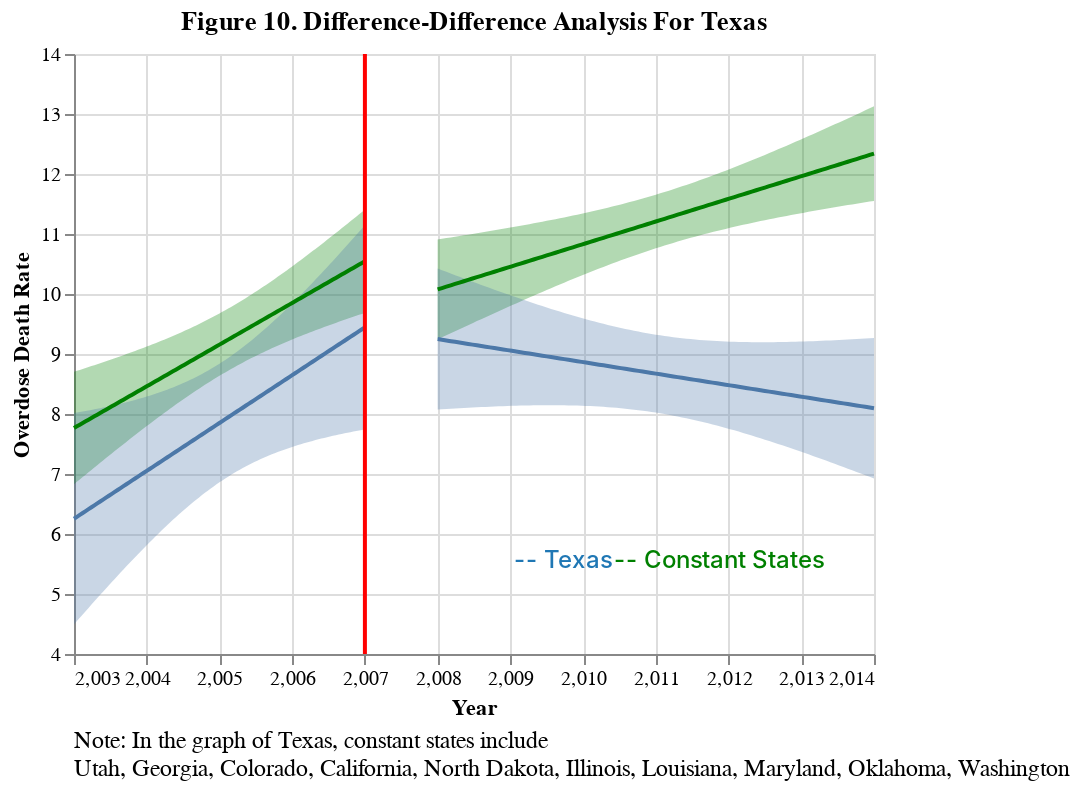

The notebook cell this image was saved under:
### Code cell
xvar= "year"
yvar="death_rate"
analysis = "Figure 10. Difference-Difference Analysis For Texas"
target = "Overdose Death Rate"
state = "Texas"
constant_states = "Utah, Georgia, Colorado, California, North Dakota, Illinois, Louisiana, Maryland, Oklahoma, Washington"
chart = diff_diff(death_df, yvar, xvar, 2007, analysis, target, state, constant_states, alpha=0.05)
chart

### Figure 1 — Vega-Lite specification as saved in the notebook (floating-point values rounded to 4 significant figures)
{"config": {"view": {"continuousWidth": 400, "continuousHeight": 300}}, "layer": [{"data": {"name": "data-66c98543f727997f9002bf0cca2355d4"}, "mark": {"type": "errorband", "color": "green"}, "encoding": {"x": {"field": "year", "type": "quantitative"}, "y": {"axis": {"title": "Overdose Death Rate"}, "field": "ci_low", "type": "quantitative"}, "y2": {"field": "ci_high"}}}, {"data": {"name": "data-9f745747364b121e900537ab2bff08d6"}, "mark": {"type": "errorband", "color": "green"}, "encoding": {"x": {"field": "year", "type": "quantitative"}, "y": {"axis": {"title": "Overdose Death Rate"}, "field": "ci_low", "type": "quantitative"}, "y2": {"field": "ci_high"}}}, {"data": {"name": "data-a65b6a53d240c9ed2c9a8b20940c8019"}, "mark": "errorband", "encoding": {"x": {"field": "year", "type": "quantitative"}, "y": {"axis": {"title": "Overdose Death Rate"}, "field": "ci_low", "type": "quantitative"}, "y2": {"field": "ci_high"}}}, {"data": {"name": "data-1a548a3b24ed98e3fd355acd2255c828"}, "mark": "errorband", "encoding": {"x": {"field": "year", "type": "quantitative"}, "y": {"axis": {"title": "Overdose Death Rate"}, "field": "ci_low", "type": "quantitative"}, "y2": {"field": "ci_high"}}}, {"data": {"name": "data-66c98543f727997f9002bf0cca2355d4"}, "mark": {"type": "line", "color": "green"}, "encoding": {"x": {"field": "year", "type": "quantitative"}, "y": {"field": "death_rate", "scale": {"zero": false}, "type": "quantitative"}}}, {"data": {"name": "data-a65b6a53d240c9ed2c9a8b20940c8019"}, "mark": "line", "encoding": {"x": {"field": "year", "type": "quantitative"}, "y": {"field": "death_rate", "scale": {"zero": false}, "type": "quantitative"}}}, {"data": {"name": "data-9f745747364b121e900537ab2bff08d6"}, "mark": {"type": "line", "color": "green"}, "encoding": {"x": {"field": "year", "type": "quantitative"}, "y": {"field": "death_rate", "scale": {"zero": false}, "type": "quantitative"}}}, {"data": {"name": "data-1a548a3b24ed98e3fd355acd2255c828"}, "mark": "line", "encoding": {"x": {"field": "year", "title": "Year", "type": "quantitative"}, "y": {"field": "death_rate", "type": "quantitative"}}}, {"data": {"name": "empty"}, "mark": {"type": "text", "align": "left", "baseline": "bottom", "color": "green", "fontSize": 12, "fontWeight": 500}, "encoding": {"text": {"value": ["-- Constant States"]}, "x": {"value": 270}, "y": {"value": 260}}}, {"data": {"name": "empty"}, "mark": {"type": "text", "align": "left", "baseline": "bottom", "color": "#1f77b4", "fontSize": 12, "fontWeight": 500}, "encoding": {"text": {"value": ["-- Texas"]}, "x": {"value": 220}, "y": {"value": 260}}}, {"data": {"name": "empty"}, "mark": {"type": "text", "align": "left", "baseline": "bottom", "fontSize": 12, "fontWeight": 400}, "encoding": {"text": {"value": ["Note: In the graph of Texas, constant states include", "Utah, Georgia, Colorado, California, North Dakota, Illinois, Louisiana, Maryland, Oklahoma, Washington"]}, "x": {"value": 0}, "y": {"value": 350}}}, {"data": {"name": "data-d625a43cca235c1e9ceabc0e922fc9ef"}, "mark": {"type": "rule", "color": "red", "strokeWidth": 2}, "encoding": {"x": {"field": "x", "type": "quantitative"}}}], "title": "Figure 10. Difference-Difference Analysis For Texas", "$schema": "https://vega.github.io/schema/vega-lite/v4.17.0.json", "datasets": {"data-66c98543f727997f9002bf0cca2355d4": [{"year": 2003.0, "death_rate": 7.766, "ci_low": 6.829, "ci_high": 8.703}, {"year": 2003.0, "death_rate": 7.794, "ci_low": 6.869, "ci_high": 8.719}, {"year": 2003.0, "death_rate": 7.822, "ci_low": 6.909, "ci_high": 8.735}, {"year": 2003.0, "death_rate": 7.85, "ci_low": 6.949, "ci_high": 8.75}, {"year": 2003.0, "death_rate": 7.877, "ci_low": 6.989, "ci_high": 8.766}, {"year": 2003.0, "death_rate": 7.905, "ci_low": 7.028, "ci_high": 8.782}, {"year": 2003.0, "death_rate": 7.933, "ci_low": 7.068, "ci_high": 8.798}, {"year": 2003.0, "death_rate": 7.961, "ci_low": 7.107, "ci_high": 8.814}, {"year": 2003.0, "death_rate": 7.989, "ci_low": 7.147, "ci_high": 8.83}, {"year": 2003.0, "death_rate": 8.016, "ci_low": 7.186, "ci_high": 8.847}, {"year": 2003.0, "death_rate": 8.044, "ci_low": 7.225, "ci_high": 8.863}, {"year": 2003.0, "death_rate": 8.072, "ci_low": 7.265, "ci_high": 8.879}, {"year": 2003.0, "death_rate": 8.1, "ci_low": 7.304, "ci_high": 8.896}, {"year": 2004.0, "death_rate": 8.128, "ci_low": 7.343, "ci_high": 8.913}, {"year": 2004.0, "death_rate": 8.155, "ci_low": 7.381, "ci_high": 8.929}, {"year": 2004.0, "death_rate": 8.183, "ci_low": 7.42, "ci_high": 8.946}, {"year": 2004.0, "death_rate": 8.211, "ci_low": 7.459, "ci_high": 8.963}, {"year": 2004.0, "death_rate": 8.239, "ci_low": 7.497, "ci_high": 8.981}, {"year": 2004.0, "death_rate": 8.267, "ci_low": 7.535, "ci_high": 8.998}, {"year": 2004.0, "death_rate": 8.294, "ci_low": 7.573, "ci_high": 9.015}, {"year": 2004.0, "death_rate": 8.322, "ci_low": 7.611, "ci_high": 9.033}, {"year": 2004.0, "death_rate": 8.35, "ci_low": 7.649, "ci_high": 9.051}, {"year": 2004.0, "death_rate": 8.378, "ci_low": 7.687, "ci_high": 9.069}, {"year": 2004.0, "death_rate": 8.406, "ci_low": 7.724, "ci_high": 9.087}, {"year": 2004.0, "death_rate": 8.433, "ci_low": 7.761, "ci_high": 9.105}, {"year": 2004.0, "death_rate": 8.461, "ci_low": 7.798, "ci_high": 9.124}, {"year": 2004.0, "death_rate": 8.489, "ci_low": 7.835, "ci_high": 9.143}, {"year": 2004.0, "death_rate": 8.517, "ci_low": 7.872, "ci_high": 9.161}, {"year": 2004.0, "death_rate": 8.545, "ci_low": 7.908, "ci_high": 9.181}, {"year": 2004.0, "death_rate": 8.572, "ci_low": 7.945, "ci_high": 9.2}, {"year": 2004.0, "death_rate": 8.6, "ci_low": 7.981, "ci_high": 9.22}, {"year": 2004.0, "death_rate": 8.628, "ci_low": 8.016, "ci_high": 9.239}, {"year": 2004.0, "death_rate": 8.656, "ci_low": 8.052, "ci_high": 9.26}, {"year": 2004.0, "death_rate": 8.684, "ci_low": 8.087, "ci_high": 9.28}, {"year": 2004.0, "death_rate": 8.711, "ci_low": 8.122, "ci_high": 9.301}, {"year": 2004.0, "death_rate": 8.739, "ci_low": 8.157, "ci_high": 9.321}, {"year": 2004.0, "death_rate": 8.767, "ci_low": 8.191, "ci_high": 9.343}, {"year": 2004.0, "death_rate": 8.795, "ci_low": 8.225, "ci_high": 9.364}, {"year": 2005.0, "death_rate": 8.822, "ci_low": 8.259, "ci_high": 9.386}, {"year": 2005.0, "death_rate": 8.85, "ci_low": 8.292, "ci_high": 9.408}, {"year": 2005.0, "death_rate": 8.878, "ci_low": 8.326, "ci_high": 9.431}, {"year": 2005.0, "death_rate": 8.906, "ci_low": 8.358, "ci_high": 9.453}, {"year": 2005.0, "death_rate": 8.934, "ci_low": 8.391, "ci_high": 9.477}, {"year": 2005.0, "death_rate": 8.961, "ci_low": 8.423, "ci_high": 9.5}, {"year": 2005.0, "death_rate": 8.989, "ci_low": 8.454, "ci_high": 9.524}, {"year": 2005.0, "death_rate": 9.017, "ci_low": 8.486, "ci_high": 9.548}, {"year": 2005.0, "death_rate": 9.045, "ci_low": 8.517, "ci_high": 9.573}, {"year": 2005.0, "death_rate": 9.073, "ci_low": 8.547, "ci_high": 9.598}, {"year": 2005.0, "death_rate": 9.1, "ci_low": 8.577, "ci_high": 9.624}, {"year": 2005.0, "death_rate": 9.128, "ci_low": 8.607, "ci_high": 9.649}, {"year": 2005.0, "death_rate": 9.156, "ci_low": 8.636, "ci_high": 9.676}, {"year": 2005.0, "death_rate": 9.184, "ci_low": 8.665, "ci_high": 9.702}, {"year": 2005.0, "death_rate": 9.212, "ci_low": 8.694, "ci_high": 9.73}, {"year": 2005.0, "death_rate": 9.239, "ci_low": 8.722, "ci_high": 9.757}, {"year": 2005.0, "death_rate": 9.267, "ci_low": 8.749, "ci_high": 9.785}, {"year": 2005.0, "death_rate": 9.295, "ci_low": 8.777, "ci_high": 9.813}, {"year": 2005.0, "death_rate": 9.323, "ci_low": 8.804, "ci_high": 9.842}, {"year": 2005.0, "death_rate": 9.351, "ci_low": 8.83, "ci_high": 9.871}, {"year": 2005.0, "death_rate": 9.378, "ci_low": 8.856, "ci_high": 9.901}, {"year": 2005.0, "death_rate": 9.406, "ci_low": 8.882, "ci_high": 9.931}, {"year": 2005.0, "death_rate": 9.434, "ci_low": 8.907, "ci_high": 9.961}, {"year": 2005.0, "death_rate": 9.462, "ci_low": 8.932, "ci_high": 9.992}, {"year": 2005.0, "death_rate": 9.49, "ci_low": 8.956, "ci_high": 10.02}, {"year": 2006.0, "death_rate": 9.517, "ci_low": 8.98, "ci_high": 10.05}, {"year": 2006.0, "death_rate": 9.545, "ci_low": 9.004, "ci_high": 10.09}, {"year": 2006.0, "death_rate": 9.573, "ci_low": 9.027, "ci_high": 10.12}, {"year": 2006.0, "death_rate": 9.601, "ci_low": 9.05, "ci_high": 10.15}, {"year": 2006.0, "death_rate": 9.629, "ci_low": 9.072, "ci_high": 10.18}, {"year": 2006.0, "death_rate": 9.656, "ci_low": 9.095, "ci_high": 10.22}, {"year": 2006.0, "death_rate": 9.684, "ci_low": 9.117, "ci_high": 10.25}, {"year": 2006.0, "death_rate": 9.712, "ci_low": 9.138, "ci_high": 10.29}, {"year": 2006.0, "death_rate": 9.74, "ci_low": 9.159, "ci_high": 10.32}, {"year": 2006.0, "death_rate": 9.768, "ci_low": 9.18, "ci_high": 10.35}, {"year": 2006.0, "death_rate": 9.795, "ci_low": 9.201, "ci_high": 10.39}, {"year": 2006.0, "death_rate": 9.823, "ci_low": 9.222, "ci_high": 10.42}, {"year": 2006.0, "death_rate": 9.851, "ci_low": 9.242, "ci_high": 10.46}, {"year": 2006.0, "death_rate": 9.879, "ci_low": 9.262, "ci_high": 10.5}, {"year": 2006.0, "death_rate": 9.907, "ci_low": 9.281, "ci_high": 10.53}, {"year": 2006.0, "death_rate": 9.934, "ci_low": 9.301, "ci_high": 10.57}, {"year": 2006.0, "death_rate": 9.962, "ci_low": 9.32, "ci_high": 10.6}, {"year": 2006.0, "death_rate": 9.99, "ci_low": 9.339, "ci_high": 10.64}, {"year": 2006.0, "death_rate": 10.02, "ci_low": 9.358, "ci_high": 10.68}, {"year": 2006.0, "death_rate": 10.05, "ci_low": 9.376, "ci_high": 10.71}, {"year": 2006.0, "death_rate": 10.07, "ci_low": 9.395, "ci_high": 10.75}, {"year": 2006.0, "death_rate": 10.1, "ci_low": 9.413, "ci_high": 10.79}, {"year": 2006.0, "death_rate": 10.13, "ci_low": 9.431, "ci_high": 10.83}, {"year": 2006.0, "death_rate": 10.16, "ci_low": 9.449, "ci_high": 10.86}, {"year": 2006.0, "death_rate": 10.18, "ci_low": 9.467, "ci_high": 10.9}, {"year": 2007.0, "death_rate": 10.21, "ci_low": 9.484, "ci_high": 10.94}, {"year": 2007.0, "death_rate": 10.24, "ci_low": 9.502, "ci_high": 10.98}, {"year": 2007.0, "death_rate": 10.27, "ci_low": 9.519, "ci_high": 11.02}, {"year": 2007.0, "death_rate": 10.3, "ci_low": 9.536, "ci_high": 11.06}, {"year": 2007.0, "death_rate": 10.32, "ci_low": 9.553, "ci_high": 11.09}, {"year": 2007.0, "death_rate": 10.35, "ci_low": 9.57, "ci_high": 11.13}, {"year": 2007.0, "death_rate": 10.38, "ci_low": 9.586, "ci_high": 11.17}, {"year": 2007.0, "death_rate": 10.41, "ci_low": 9.603, "ci_high": 11.21}, {"year": 2007.0, "death_rate": 10.43, "ci_low": 9.619, "ci_high": 11.25}, {"year": 2007.0, "death_rate": 10.46, "ci_low": 9.636, "ci_high": 11.29}, {"year": 2007.0, "death_rate": 10.49, "ci_low": 9.652, "ci_high": 11.33}, {"year": 2007.0, "death_rate": 10.52, "ci_low": 9.668, "ci_high": 11.37}, {"year": 2007.0, "death_rate": 10.55, "ci_low": 9.684, "ci_high": 11.41}], "data-9f745747364b121e900537ab2bff08d6": [{"year": 2008.0, "death_rate": 10.08, "ci_low": 9.245, "ci_high": 10.91}, {"year": 2008.0, "death_rate": 10.1, "ci_low": 9.279, "ci_high": 10.92}, {"year": 2008.0, "death_rate": 10.12, "ci_low": 9.312, "ci_high": 10.93}, {"year": 2008.0, "death_rate": 10.14, "ci_low": 9.346, "ci_high": 10.94}, {"year": 2008.0, "death_rate": 10.17, "ci_low": 9.38, "ci_high": 10.95}, {"year": 2008.0, "death_rate": 10.19, "ci_low": 9.414, "ci_high": 10.97}, {"year": 2008.0, "death_rate": 10.21, "ci_low": 9.447, "ci_high": 10.98}, {"year": 2008.0, "death_rate": 10.24, "ci_low": 9.481, "ci_high": 10.99}, {"year": 2008.0, "death_rate": 10.26, "ci_low": 9.515, "ci_high": 11.0}, {"year": 2009.0, "death_rate": 10.28, "ci_low": 9.548, "ci_high": 11.01}, {"year": 2009.0, "death_rate": 10.3, "ci_low": 9.581, "ci_high": 11.02}, {"year": 2009.0, "death_rate": 10.33, "ci_low": 9.614, "ci_high": 11.04}, {"year": 2009.0, "death_rate": 10.35, "ci_low": 9.648, "ci_high": 11.05}, {"year": 2009.0, "death_rate": 10.37, "ci_low": 9.681, "ci_high": 11.06}, {"year": 2009.0, "death_rate": 10.39, "ci_low": 9.713, "ci_high": 11.07}, {"year": 2009.0, "death_rate": 10.42, "ci_low": 9.746, "ci_high": 11.09}, {"year": 2009.0, "death_rate": 10.44, "ci_low": 9.779, "ci_high": 11.1}, {"year": 2009.0, "death_rate": 10.46, "ci_low": 9.811, "ci_high": 11.11}, {"year": 2009.0, "death_rate": 10.48, "ci_low": 9.844, "ci_high": 11.12}, {"year": 2009.0, "death_rate": 10.51, "ci_low": 9.876, "ci_high": 11.14}, {"year": 2009.0, "death_rate": 10.53, "ci_low": 9.908, "ci_high": 11.15}, {"year": 2009.0, "death_rate": 10.55, "ci_low": 9.94, "ci_high": 11.16}, {"year": 2009.0, "death_rate": 10.57, "ci_low": 9.972, "ci_high": 11.18}, {"year": 2009.0, "death_rate": 10.6, "ci_low": 10.0, "ci_high": 11.19}, {"year": 2009.0, "death_rate": 10.62, "ci_low": 10.03, "ci_high": 11.2}, {"year": 2009.0, "death_rate": 10.64, "ci_low": 10.07, "ci_high": 11.22}, {"year": 2010.0, "death_rate": 10.67, "ci_low": 10.1, "ci_high": 11.23}, {"year": 2010.0, "death_rate": 10.69, "ci_low": 10.13, "ci_high": 11.25}, {"year": 2010.0, "death_rate": 10.71, "ci_low": 10.16, "ci_high": 11.26}, {"year": 2010.0, "death_rate": 10.73, "ci_low": 10.19, "ci_high": 11.28}, {"year": 2010.0, "death_rate": 10.76, "ci_low": 10.22, "ci_high": 11.29}, {"year": 2010.0, "death_rate": 10.78, "ci_low": 10.25, "ci_high": 11.31}, {"year": 2010.0, "death_rate": 10.8, "ci_low": 10.28, "ci_high": 11.32}, {"year": 2010.0, "death_rate": 10.82, "ci_low": 10.31, "ci_high": 11.34}, {"year": 2010.0, "death_rate": 10.85, "ci_low": 10.34, "ci_high": 11.35}, {"year": 2010.0, "death_rate": 10.87, "ci_low": 10.37, "ci_high": 11.37}, {"year": 2010.0, "death_rate": 10.89, "ci_low": 10.4, "ci_high": 11.39}, {"year": 2010.0, "death_rate": 10.91, "ci_low": 10.42, "ci_high": 11.4}, {"year": 2010.0, "death_rate": 10.94, "ci_low": 10.45, "ci_high": 11.42}, {"year": 2010.0, "death_rate": 10.96, "ci_low": 10.48, "ci_high": 11.44}, {"year": 2010.0, "death_rate": 10.98, "ci_low": 10.51, "ci_high": 11.46}, {"year": 2010.0, "death_rate": 11.0, "ci_low": 10.53, "ci_high": 11.48}, {"year": 2011.0, "death_rate": 11.03, "ci_low": 10.56, "ci_high": 11.49}, {"year": 2011.0, "death_rate": 11.05, "ci_low": 10.59, "ci_high": 11.51}, {"year": 2011.0, "death_rate": 11.07, "ci_low": 10.61, "ci_high": 11.53}, {"year": 2011.0, "death_rate": 11.1, "ci_low": 10.64, "ci_high": 11.55}, {"year": 2011.0, "death_rate": 11.12, "ci_low": 10.66, "ci_high": 11.57}, {"year": 2011.0, "death_rate": 11.14, "ci_low": 10.69, "ci_high": 11.59}, {"year": 2011.0, "death_rate": 11.16, "ci_low": 10.71, "ci_high": 11.61}, {"year": 2011.0, "death_rate": 11.19, "ci_low": 10.74, "ci_high": 11.63}, {"year": 2011.0, "death_rate": 11.21, "ci_low": 10.76, "ci_high": 11.66}, {"year": 2011.0, "death_rate": 11.23, "ci_low": 10.78, "ci_high": 11.68}, {"year": 2011.0, "death_rate": 11.25, "ci_low": 10.81, "ci_high": 11.7}, {"year": 2011.0, "death_rate": 11.28, "ci_low": 10.83, "ci_high": 11.72}, {"year": 2011.0, "death_rate": 11.3, "ci_low": 10.85, "ci_high": 11.75}, {"year": 2011.0, "death_rate": 11.32, "ci_low": 10.87, "ci_high": 11.77}, {"year": 2011.0, "death_rate": 11.34, "ci_low": 10.89, "ci_high": 11.79}, {"year": 2011.0, "death_rate": 11.37, "ci_low": 10.92, "ci_high": 11.82}, {"year": 2011.0, "death_rate": 11.39, "ci_low": 10.94, "ci_high": 11.84}, {"year": 2012.0, "death_rate": 11.41, "ci_low": 10.96, "ci_high": 11.87}, {"year": 2012.0, "death_rate": 11.43, "ci_low": 10.98, "ci_high": 11.89}, {"year": 2012.0, "death_rate": 11.46, "ci_low": 10.99, "ci_high": 11.92}, {"year": 2012.0, "death_rate": 11.48, "ci_low": 11.01, "ci_high": 11.95}, {"year": 2012.0, "death_rate": 11.5, "ci_low": 11.03, "ci_high": 11.97}, {"year": 2012.0, "death_rate": 11.53, "ci_low": 11.05, "ci_high": 12.0}, {"year": 2012.0, "death_rate": 11.55, "ci_low": 11.07, "ci_high": 12.03}, {"year": 2012.0, "death_rate": 11.57, "ci_low": 11.09, "ci_high": 12.06}, {"year": 2012.0, "death_rate": 11.59, "ci_low": 11.1, "ci_high": 12.08}, {"year": 2012.0, "death_rate": 11.62, "ci_low": 11.12, "ci_high": 12.11}, {"year": 2012.0, "death_rate": 11.64, "ci_low": 11.14, "ci_high": 12.14}, {"year": 2012.0, "death_rate": 11.66, "ci_low": 11.15, "ci_high": 12.17}, {"year": 2012.0, "death_rate": 11.68, "ci_low": 11.17, "ci_high": 12.2}, {"year": 2012.0, "death_rate": 11.71, "ci_low": 11.18, "ci_high": 12.23}, {"year": 2012.0, "death_rate": 11.73, "ci_low": 11.2, "ci_high": 12.26}, {"year": 2012.0, "death_rate": 11.75, "ci_low": 11.21, "ci_high": 12.29}, {"year": 2012.0, "death_rate": 11.77, "ci_low": 11.23, "ci_high": 12.32}, {"year": 2013.0, "death_rate": 11.8, "ci_low": 11.24, "ci_high": 12.35}, {"year": 2013.0, "death_rate": 11.82, "ci_low": 11.26, "ci_high": 12.38}, {"year": 2013.0, "death_rate": 11.84, "ci_low": 11.27, "ci_high": 12.41}, {"year": 2013.0, "death_rate": 11.86, "ci_low": 11.29, "ci_high": 12.44}, {"year": 2013.0, "death_rate": 11.89, "ci_low": 11.3, "ci_high": 12.47}, {"year": 2013.0, "death_rate": 11.91, "ci_low": 11.32, "ci_high": 12.5}, {"year": 2013.0, "death_rate": 11.93, "ci_low": 11.33, "ci_high": 12.54}, {"year": 2013.0, "death_rate": 11.96, "ci_low": 11.34, "ci_high": 12.57}, {"year": 2013.0, "death_rate": 11.98, "ci_low": 11.36, "ci_high": 12.6}, {"year": 2013.0, "death_rate": 12.0, "ci_low": 11.37, "ci_high": 12.63}, {"year": 2013.0, "death_rate": 12.02, "ci_low": 11.38, "ci_high": 12.66}, {"year": 2013.0, "death_rate": 12.05, "ci_low": 11.39, "ci_high": 12.7}, {"year": 2013.0, "death_rate": 12.07, "ci_low": 11.41, "ci_high": 12.73}, {"year": 2013.0, "death_rate": 12.09, "ci_low": 11.42, "ci_high": 12.76}, {"year": 2013.0, "death_rate": 12.11, "ci_low": 11.43, "ci_high": 12.79}, {"year": 2013.0, "death_rate": 12.14, "ci_low": 11.45, "ci_high": 12.83}, {"year": 2014.0, "death_rate": 12.16, "ci_low": 11.46, "ci_high": 12.86}, {"year": 2014.0, "death_rate": 12.18, "ci_low": 11.47, "ci_high": 12.89}, {"year": 2014.0, "death_rate": 12.2, "ci_low": 11.48, "ci_high": 12.93}, {"year": 2014.0, "death_rate": 12.23, "ci_low": 11.49, "ci_high": 12.96}, {"year": 2014.0, "death_rate": 12.25, "ci_low": 11.51, "ci_high": 12.99}, {"year": 2014.0, "death_rate": 12.27, "ci_low": 11.52, "ci_high": 13.03}, {"year": 2014.0, "death_rate": 12.29, "ci_low": 11.53, "ci_high": 13.06}, {"year": 2014.0, "death_rate": 12.32, "ci_low": 11.54, "ci_high": 13.09}, {"year": 2014.0, "death_rate": 12.34, "ci_low": 11.55, "ci_high": 13.13}], "data-a65b6a53d240c9ed2c9a8b20940c8019": [{"year": 2003.0, "death_rate": 6.255, "ci_low": 4.493, "ci_high": 8.016}, {"year": 2003.0, "death_rate": 6.286, "ci_low": 4.549, "ci_high": 8.024}, {"year": 2003.0, "death_rate": 6.318, "ci_low": 4.604, "ci_high": 8.033}, {"year": 2003.0, "death_rate": 6.35, "ci_low": 4.659, "ci_high": 8.041}, {"year": 2003.0, "death_rate": 6.382, "ci_low": 4.714, "ci_high": 8.05}, {"year": 2003.0, "death_rate": 6.414, "ci_low": 4.769, "ci_high": 8.059}, {"year": 2003.0, "death_rate": 6.446, "ci_low": 4.823, "ci_high": 8.069}, {"year": 2003.0, "death_rate": 6.478, "ci_low": 4.877, "ci_high": 8.078}, {"year": 2003.0, "death_rate": 6.51, "ci_low": 4.932, "ci_high": 8.088}, {"year": 2003.0, "death_rate": 6.542, "ci_low": 4.986, "ci_high": 8.098}, {"year": 2003.0, "death_rate": 6.574, "ci_low": 5.039, "ci_high": 8.108}, {"year": 2003.0, "death_rate": 6.605, "ci_low": 5.093, "ci_high": 8.118}, {"year": 2003.0, "death_rate": 6.637, "ci_low": 5.146, "ci_high": 8.128}, {"year": 2004.0, "death_rate": 6.669, "ci_low": 5.199, "ci_high": 8.139}, {"year": 2004.0, "death_rate": 6.701, "ci_low": 5.252, "ci_high": 8.15}, {"year": 2004.0, "death_rate": 6.733, "ci_low": 5.305, "ci_high": 8.161}, {"year": 2004.0, "death_rate": 6.765, "ci_low": 5.357, "ci_high": 8.173}, {"year": 2004.0, "death_rate": 6.797, "ci_low": 5.409, "ci_high": 8.185}, {"year": 2004.0, "death_rate": 6.829, "ci_low": 5.461, "ci_high": 8.197}, {"year": 2004.0, "death_rate": 6.861, "ci_low": 5.512, "ci_high": 8.209}, {"year": 2004.0, "death_rate": 6.893, "ci_low": 5.563, "ci_high": 8.222}, {"year": 2004.0, "death_rate": 6.924, "ci_low": 5.614, "ci_high": 8.235}, {"year": 2004.0, "death_rate": 6.956, "ci_low": 5.664, "ci_high": 8.249}, {"year": 2004.0, "death_rate": 6.988, "ci_low": 5.714, "ci_high": 8.262}, {"year": 2004.0, "death_rate": 7.02, "ci_low": 5.764, "ci_high": 8.276}, {"year": 2004.0, "death_rate": 7.052, "ci_low": 5.813, "ci_high": 8.291}, {"year": 2004.0, "death_rate": 7.084, "ci_low": 5.862, "ci_high": 8.306}, {"year": 2004.0, "death_rate": 7.116, "ci_low": 5.91, "ci_high": 8.321}, {"year": 2004.0, "death_rate": 7.148, "ci_low": 5.958, "ci_high": 8.337}, {"year": 2004.0, "death_rate": 7.18, "ci_low": 6.006, "ci_high": 8.354}, {"year": 2004.0, "death_rate": 7.212, "ci_low": 6.053, "ci_high": 8.37}, {"year": 2004.0, "death_rate": 7.244, "ci_low": 6.099, "ci_high": 8.388}, {"year": 2004.0, "death_rate": 7.275, "ci_low": 6.145, "ci_high": 8.406}, {"year": 2004.0, "death_rate": 7.307, "ci_low": 6.191, "ci_high": 8.424}, {"year": 2004.0, "death_rate": 7.339, "ci_low": 6.236, "ci_high": 8.443}, {"year": 2004.0, "death_rate": 7.371, "ci_low": 6.28, "ci_high": 8.462}, {"year": 2004.0, "death_rate": 7.403, "ci_low": 6.323, "ci_high": 8.483}, {"year": 2004.0, "death_rate": 7.435, "ci_low": 6.366, "ci_high": 8.503}, {"year": 2005.0, "death_rate": 7.467, "ci_low": 6.409, "ci_high": 8.525}, {"year": 2005.0, "death_rate": 7.499, "ci_low": 6.451, "ci_high": 8.547}, {"year": 2005.0, "death_rate": 7.531, "ci_low": 6.492, "ci_high": 8.57}, {"year": 2005.0, "death_rate": 7.563, "ci_low": 6.532, "ci_high": 8.593}, {"year": 2005.0, "death_rate": 7.594, "ci_low": 6.572, "ci_high": 8.617}, {"year": 2005.0, "death_rate": 7.626, "ci_low": 6.61, "ci_high": 8.642}, {"year": 2005.0, "death_rate": 7.658, "ci_low": 6.649, "ci_high": 8.668}, {"year": 2005.0, "death_rate": 7.69, "ci_low": 6.686, "ci_high": 8.694}, {"year": 2005.0, "death_rate": 7.722, "ci_low": 6.722, "ci_high": 8.722}, {"year": 2005.0, "death_rate": 7.754, "ci_low": 6.758, "ci_high": 8.75}, {"year": 2005.0, "death_rate": 7.786, "ci_low": 6.793, "ci_high": 8.779}, {"year": 2005.0, "death_rate": 7.818, "ci_low": 6.827, "ci_high": 8.808}, {"year": 2005.0, "death_rate": 7.85, "ci_low": 6.861, "ci_high": 8.839}, {"year": 2005.0, "death_rate": 7.882, "ci_low": 6.893, "ci_high": 8.87}, {"year": 2005.0, "death_rate": 7.913, "ci_low": 6.925, "ci_high": 8.902}, {"year": 2005.0, "death_rate": 7.945, "ci_low": 6.956, "ci_high": 8.935}, {"year": 2005.0, "death_rate": 7.977, "ci_low": 6.986, "ci_high": 8.969}, {"year": 2005.0, "death_rate": 8.009, "ci_low": 7.015, "ci_high": 9.003}, {"year": 2005.0, "death_rate": 8.041, "ci_low": 7.044, "ci_high": 9.038}, {"year": 2005.0, "death_rate": 8.073, "ci_low": 7.071, "ci_high": 9.075}, {"year": 2005.0, "death_rate": 8.105, "ci_low": 7.098, "ci_high": 9.111}, {"year": 2005.0, "death_rate": 8.137, "ci_low": 7.124, "ci_high": 9.149}, {"year": 2005.0, "death_rate": 8.169, "ci_low": 7.15, "ci_high": 9.188}, {"year": 2005.0, "death_rate": 8.201, "ci_low": 7.174, "ci_high": 9.227}, {"year": 2005.0, "death_rate": 8.233, "ci_low": 7.198, "ci_high": 9.267}, {"year": 2006.0, "death_rate": 8.264, "ci_low": 7.222, "ci_high": 9.307}, {"year": 2006.0, "death_rate": 8.296, "ci_low": 7.244, "ci_high": 9.349}, {"year": 2006.0, "death_rate": 8.328, "ci_low": 7.266, "ci_high": 9.391}, {"year": 2006.0, "death_rate": 8.36, "ci_low": 7.287, "ci_high": 9.433}, {"year": 2006.0, "death_rate": 8.392, "ci_low": 7.308, "ci_high": 9.477}, {"year": 2006.0, "death_rate": 8.424, "ci_low": 7.327, "ci_high": 9.521}, {"year": 2006.0, "death_rate": 8.456, "ci_low": 7.347, "ci_high": 9.565}, {"year": 2006.0, "death_rate": 8.488, "ci_low": 7.365, "ci_high": 9.61}, {"year": 2006.0, "death_rate": 8.52, "ci_low": 7.384, "ci_high": 9.656}, {"year": 2006.0, "death_rate": 8.552, "ci_low": 7.401, "ci_high": 9.702}, {"year": 2006.0, "death_rate": 8.583, "ci_low": 7.418, "ci_high": 9.749}, {"year": 2006.0, "death_rate": 8.615, "ci_low": 7.435, "ci_high": 9.796}, {"year": 2006.0, "death_rate": 8.647, "ci_low": 7.451, "ci_high": 9.844}, {"year": 2006.0, "death_rate": 8.679, "ci_low": 7.467, "ci_high": 9.892}, {"year": 2006.0, "death_rate": 8.711, "ci_low": 7.482, "ci_high": 9.94}, {"year": 2006.0, "death_rate": 8.743, "ci_low": 7.497, "ci_high": 9.989}, {"year": 2006.0, "death_rate": 8.775, "ci_low": 7.511, "ci_high": 10.04}, {"year": 2006.0, "death_rate": 8.807, "ci_low": 7.525, "ci_high": 10.09}, {"year": 2006.0, "death_rate": 8.839, "ci_low": 7.539, "ci_high": 10.14}, {"year": 2006.0, "death_rate": 8.871, "ci_low": 7.552, "ci_high": 10.19}, {"year": 2006.0, "death_rate": 8.903, "ci_low": 7.565, "ci_high": 10.24}, {"year": 2006.0, "death_rate": 8.934, "ci_low": 7.577, "ci_high": 10.29}, {"year": 2006.0, "death_rate": 8.966, "ci_low": 7.59, "ci_high": 10.34}, {"year": 2006.0, "death_rate": 8.998, "ci_low": 7.602, "ci_high": 10.39}, {"year": 2006.0, "death_rate": 9.03, "ci_low": 7.613, "ci_high": 10.45}, {"year": 2007.0, "death_rate": 9.062, "ci_low": 7.625, "ci_high": 10.5}, {"year": 2007.0, "death_rate": 9.094, "ci_low": 7.636, "ci_high": 10.55}, {"year": 2007.0, "death_rate": 9.126, "ci_low": 7.647, "ci_high": 10.6}, {"year": 2007.0, "death_rate": 9.158, "ci_low": 7.657, "ci_high": 10.66}, {"year": 2007.0, "death_rate": 9.19, "ci_low": 7.668, "ci_high": 10.71}, {"year": 2007.0, "death_rate": 9.222, "ci_low": 7.678, "ci_high": 10.77}, {"year": 2007.0, "death_rate": 9.253, "ci_low": 7.688, "ci_high": 10.82}, {"year": 2007.0, "death_rate": 9.285, "ci_low": 7.698, "ci_high": 10.87}, {"year": 2007.0, "death_rate": 9.317, "ci_low": 7.707, "ci_high": 10.93}, {"year": 2007.0, "death_rate": 9.349, "ci_low": 7.717, "ci_high": 10.98}, {"year": 2007.0, "death_rate": 9.381, "ci_low": 7.726, "ci_high": 11.04}, {"year": 2007.0, "death_rate": 9.413, "ci_low": 7.735, "ci_high": 11.09}, {"year": 2007.0, "death_rate": 9.445, "ci_low": 7.744, "ci_high": 11.15}], "data-1a548a3b24ed98e3fd355acd2255c828": [{"year": 2008.0, "death_rate": 9.249, "ci_low": 8.073, "ci_high": 10.42}, {"year": 2008.0, "death_rate": 9.237, "ci_low": 8.078, "ci_high": 10.4}, {"year": 2008.0, "death_rate": 9.226, "ci_low": 8.082, "ci_high": 10.37}, {"year": 2008.0, "death_rate": 9.214, "ci_low": 8.087, "ci_high": 10.34}, {"year": 2008.0, "death_rate": 9.203, "ci_low": 8.091, "ci_high": 10.31}, {"year": 2008.0, "death_rate": 9.191, "ci_low": 8.096, "ci_high": 10.29}, {"year": 2008.0, "death_rate": 9.18, "ci_low": 8.1, "ci_high": 10.26}, {"year": 2008.0, "death_rate": 9.168, "ci_low": 8.104, "ci_high": 10.23}, {"year": 2008.0, "death_rate": 9.156, "ci_low": 8.108, "ci_high": 10.21}, {"year": 2009.0, "death_rate": 9.145, "ci_low": 8.111, "ci_high": 10.18}, {"year": 2009.0, "death_rate": 9.133, "ci_low": 8.115, "ci_high": 10.15}, {"year": 2009.0, "death_rate": 9.122, "ci_low": 8.119, "ci_high": 10.13}, {"year": 2009.0, "death_rate": 9.11, "ci_low": 8.122, "ci_high": 10.1}, {"year": 2009.0, "death_rate": 9.099, "ci_low": 8.125, "ci_high": 10.07}, {"year": 2009.0, "death_rate": 9.087, "ci_low": 8.128, "ci_high": 10.05}, {"year": 2009.0, "death_rate": 9.076, "ci_low": 8.131, "ci_high": 10.02}, {"year": 2009.0, "death_rate": 9.064, "ci_low": 8.133, "ci_high": 9.995}, {"year": 2009.0, "death_rate": 9.053, "ci_low": 8.136, "ci_high": 9.97}, {"year": 2009.0, "death_rate": 9.041, "ci_low": 8.138, "ci_high": 9.945}, {"year": 2009.0, "death_rate": 9.03, "ci_low": 8.14, "ci_high": 9.92}, {"year": 2009.0, "death_rate": 9.018, "ci_low": 8.142, "ci_high": 9.895}, {"year": 2009.0, "death_rate": 9.007, "ci_low": 8.143, "ci_high": 9.87}, {"year": 2009.0, "death_rate": 8.995, "ci_low": 8.144, "ci_high": 9.846}, {"year": 2009.0, "death_rate": 8.984, "ci_low": 8.145, "ci_high": 9.822}, {"year": 2009.0, "death_rate": 8.972, "ci_low": 8.146, "ci_high": 9.798}, {"year": 2009.0, "death_rate": 8.961, "ci_low": 8.146, "ci_high": 9.775}, {"year": 2010.0, "death_rate": 8.949, "ci_low": 8.146, "ci_high": 9.752}, {"year": 2010.0, "death_rate": 8.938, "ci_low": 8.146, "ci_high": 9.729}, {"year": 2010.0, "death_rate": 8.926, "ci_low": 8.146, "ci_high": 9.706}, {"year": 2010.0, "death_rate": 8.915, "ci_low": 8.145, "ci_high": 9.684}, {"year": 2010.0, "death_rate": 8.903, "ci_low": 8.144, "ci_high": 9.662}, {"year": 2010.0, "death_rate": 8.892, "ci_low": 8.142, "ci_high": 9.641}, {"year": 2010.0, "death_rate": 8.88, "ci_low": 8.14, "ci_high": 9.62}, {"year": 2010.0, "death_rate": 8.868, "ci_low": 8.138, "ci_high": 9.599}, {"year": 2010.0, "death_rate": 8.857, "ci_low": 8.135, "ci_high": 9.579}, {"year": 2010.0, "death_rate": 8.845, "ci_low": 8.132, "ci_high": 9.559}, {"year": 2010.0, "death_rate": 8.834, "ci_low": 8.128, "ci_high": 9.54}, {"year": 2010.0, "death_rate": 8.822, "ci_low": 8.124, "ci_high": 9.521}, {"year": 2010.0, "death_rate": 8.811, "ci_low": 8.119, "ci_high": 9.502}, {"year": 2010.0, "death_rate": 8.799, "ci_low": 8.114, "ci_high": 9.484}, {"year": 2010.0, "death_rate": 8.788, "ci_low": 8.109, "ci_high": 9.467}, {"year": 2010.0, "death_rate": 8.776, "ci_low": 8.103, "ci_high": 9.45}, {"year": 2011.0, "death_rate": 8.765, "ci_low": 8.096, "ci_high": 9.434}, {"year": 2011.0, "death_rate": 8.753, "ci_low": 8.089, "ci_high": 9.418}, {"year": 2011.0, "death_rate": 8.742, "ci_low": 8.081, "ci_high": 9.402}, {"year": 2011.0, "death_rate": 8.73, "ci_low": 8.073, "ci_high": 9.388}, {"year": 2011.0, "death_rate": 8.719, "ci_low": 8.064, "ci_high": 9.373}, {"year": 2011.0, "death_rate": 8.707, "ci_low": 8.055, "ci_high": 9.36}, {"year": 2011.0, "death_rate": 8.696, "ci_low": 8.045, "ci_high": 9.347}, {"year": 2011.0, "death_rate": 8.684, "ci_low": 8.034, "ci_high": 9.334}, {"year": 2011.0, "death_rate": 8.673, "ci_low": 8.023, "ci_high": 9.322}, {"year": 2011.0, "death_rate": 8.661, "ci_low": 8.011, "ci_high": 9.311}, {"year": 2011.0, "death_rate": 8.65, "ci_low": 7.999, "ci_high": 9.3}, {"year": 2011.0, "death_rate": 8.638, "ci_low": 7.986, "ci_high": 9.29}, {"year": 2011.0, "death_rate": 8.627, "ci_low": 7.972, "ci_high": 9.281}, {"year": 2011.0, "death_rate": 8.615, "ci_low": 7.958, "ci_high": 9.272}, {"year": 2011.0, "death_rate": 8.603, "ci_low": 7.944, "ci_high": 9.263}, {"year": 2011.0, "death_rate": 8.592, "ci_low": 7.928, "ci_high": 9.255}, {"year": 2011.0, "death_rate": 8.58, "ci_low": 7.913, "ci_high": 9.248}, {"year": 2012.0, "death_rate": 8.569, "ci_low": 7.896, "ci_high": 9.241}, {"year": 2012.0, "death_rate": 8.557, "ci_low": 7.88, "ci_high": 9.235}, {"year": 2012.0, "death_rate": 8.546, "ci_low": 7.862, "ci_high": 9.23}, {"year": 2012.0, "death_rate": 8.534, "ci_low": 7.844, "ci_high": 9.224}, {"year": 2012.0, "death_rate": 8.523, "ci_low": 7.826, "ci_high": 9.22}, {"year": 2012.0, "death_rate": 8.511, "ci_low": 7.807, "ci_high": 9.215}, {"year": 2012.0, "death_rate": 8.5, "ci_low": 7.788, "ci_high": 9.212}, {"year": 2012.0, "death_rate": 8.488, "ci_low": 7.768, "ci_high": 9.208}, {"year": 2012.0, "death_rate": 8.477, "ci_low": 7.748, "ci_high": 9.206}, {"year": 2012.0, "death_rate": 8.465, "ci_low": 7.727, "ci_high": 9.203}, {"year": 2012.0, "death_rate": 8.454, "ci_low": 7.706, "ci_high": 9.201}, {"year": 2012.0, "death_rate": 8.442, "ci_low": 7.685, "ci_high": 9.199}, {"year": 2012.0, "death_rate": 8.431, "ci_low": 7.663, "ci_high": 9.198}, {"year": 2012.0, "death_rate": 8.419, "ci_low": 7.641, "ci_high": 9.197}, {"year": 2012.0, "death_rate": 8.408, "ci_low": 7.619, "ci_high": 9.197}, {"year": 2012.0, "death_rate": 8.396, "ci_low": 7.596, "ci_high": 9.196}, {"year": 2012.0, "death_rate": 8.385, "ci_low": 7.573, "ci_high": 9.196}, {"year": 2013.0, "death_rate": 8.373, "ci_low": 7.549, "ci_high": 9.197}, {"year": 2013.0, "death_rate": 8.362, "ci_low": 7.526, "ci_high": 9.197}, {"year": 2013.0, "death_rate": 8.35, "ci_low": 7.502, "ci_high": 9.198}, {"year": 2013.0, "death_rate": 8.338, "ci_low": 7.478, "ci_high": 9.199}, {"year": 2013.0, "death_rate": 8.327, "ci_low": 7.453, "ci_high": 9.201}, {"year": 2013.0, "death_rate": 8.315, "ci_low": 7.428, "ci_high": 9.203}, {"year": 2013.0, "death_rate": 8.304, "ci_low": 7.403, "ci_high": 9.204}, {"year": 2013.0, "death_rate": 8.292, "ci_low": 7.378, "ci_high": 9.207}, {"year": 2013.0, "death_rate": 8.281, "ci_low": 7.353, "ci_high": 9.209}, {"year": 2013.0, "death_rate": 8.269, "ci_low": 7.327, "ci_high": 9.211}, {"year": 2013.0, "death_rate": 8.258, "ci_low": 7.301, "ci_high": 9.214}, {"year": 2013.0, "death_rate": 8.246, "ci_low": 7.276, "ci_high": 9.217}, {"year": 2013.0, "death_rate": 8.235, "ci_low": 7.249, "ci_high": 9.22}, {"year": 2013.0, "death_rate": 8.223, "ci_low": 7.223, "ci_high": 9.223}, {"year": 2013.0, "death_rate": 8.212, "ci_low": 7.197, "ci_high": 9.227}, {"year": 2013.0, "death_rate": 8.2, "ci_low": 7.17, "ci_high": 9.23}, {"year": 2014.0, "death_rate": 8.189, "ci_low": 7.143, "ci_high": 9.234}, {"year": 2014.0, "death_rate": 8.177, "ci_low": 7.116, "ci_high": 9.238}, {"year": 2014.0, "death_rate": 8.166, "ci_low": 7.089, "ci_high": 9.242}, {"year": 2014.0, "death_rate": 8.154, "ci_low": 7.062, "ci_high": 9.246}, {"year": 2014.0, "death_rate": 8.143, "ci_low": 7.035, "ci_high": 9.25}, {"year": 2014.0, "death_rate": 8.131, "ci_low": 7.007, "ci_high": 9.255}, {"year": 2014.0, "death_rate": 8.12, "ci_low": 6.98, "ci_high": 9.259}, {"year": 2014.0, "death_rate": 8.108, "ci_low": 6.952, "ci_high": 9.264}, {"year": 2014.0, "death_rate": 8.097, "ci_low": 6.924, "ci_high": 9.269}], "empty": [{}], "data-d625a43cca235c1e9ceabc0e922fc9ef": [{"x": 2007}]}}
